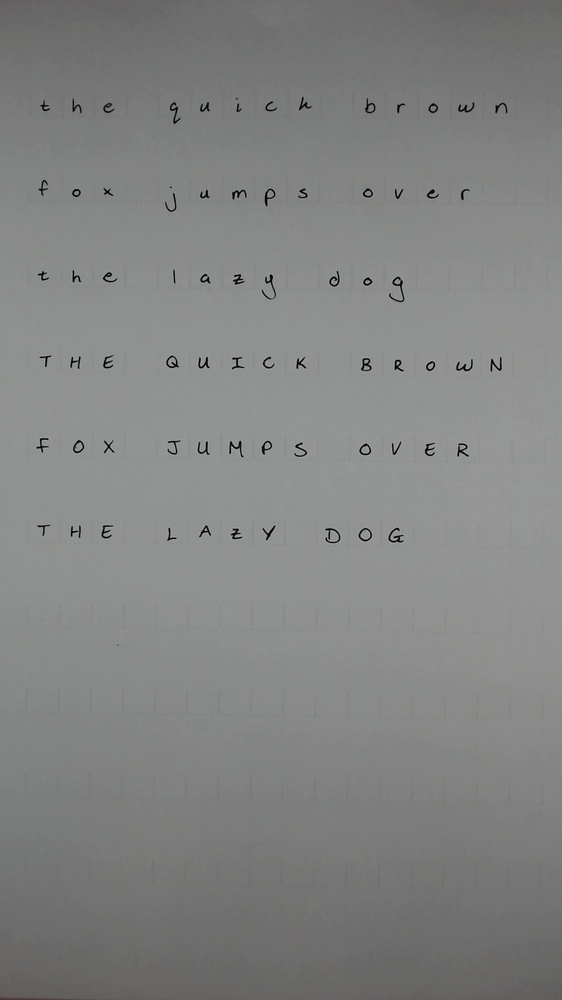
#> input picture Final Writing Code/dewaldFox.jpg, 562 x 1000 px, shrunk from 1080 x 1920 before the run
$ python cannyEdgeDetection.py
#> lines starting #> are read from the running program, lines starting #| are printed output that depends on the picture; after the words box and inside, x2 and y2 are one past the last pixel; in counts of white or black regions, pixels touching at a corner belong together
### Final Writing Code/gaussianBlur.py
import numpy as np
import PIL.Image as Image
import cv2
from scipy.ndimage import convolve


# [29 lines left out: functions pixelBlur, myGaussBlur, not called in this run]


def convGaussBlur(img, sigma=1.0):
    x, y = np.mgrid[-5:6, -5:6]
    kernel = np.exp(-((x ** 2 + y ** 2) / (2.0 * sigma ** 2))) * (1 / (2.0 * np.pi * sigma ** 2))
    return convolve(img, kernel)


# [7 lines that do not run on import are left out]

### Final Writing Code/cannyEdgeDetection.py
from gaussianBlur import convGaussBlur
import numpy as np
import PIL.Image as Image
from scipy.ndimage import convolve
import time
# from numba import njit


def sobel_filters(img):
    Kx = [[-1, 0, 1],
          [-2, 0, 2],
          [-1, 0, 1]]
    Kx = np.array(Kx, np.float32)
    Ky = [[1, 2, 1],
          [0, 0, 0],
          [-1, -2, -1]]
    Ky = np.array(Ky, np.float32)

    Ix = convolve(img, Kx)
    Iy = convolve(img, Ky)

    MagnitudeG = np.hypot(Ix, Iy)  # sqrt(Ix**2 + Iy**2)
    MagnitudeG = MagnitudeG / MagnitudeG.max() * 255.0  # normalize to 0-255
    directionTheta = np.arctan2(Iy, Ix)
    return MagnitudeG, directionTheta


# @njit
def findAngle(angle):
    if (0 <= angle < 22.5) or (157.5 <= angle <= 180):
        return 0
    elif 22.5 <= angle < 67.5:
        return 45
    elif 67.5 <= angle < 112.5:
        return 90
    elif 112.5 <= angle < 157.5:
        return 135


# @njit
def non_max_suppression(img, angle):
    """
    Done to create thin edges instead of thick ones
    img: gradient magnitude
    D: gradient direction
    returns: image but with thin edges
    """
    rows, cols = img.shape
    canvas = np.zeros((rows, cols), dtype=np.int32)
    # angle = D * 180. / np.pi  # convert angles into degrees
    # angle[angle < 0] += 180

    for i in range(1, rows - 1):
        for j in range(1, cols - 1):
            neighborPixels = (0, 0)

            angleVal = findAngle(angle[i, j])

            if angleVal == 0:
                neighborPixels = (img[i, j + 1], img[i, j - 1])
            elif angleVal == 45:
                neighborPixels = (img[i - 1, j + 1], img[i + 1, j - 1])
            elif angleVal == 90:
                neighborPixels = (img[i - 1, j], img[i + 1, j])
            elif angleVal == 135:
                neighborPixels = (img[i - 1, j - 1], img[i + 1, j + 1])

            if img[i, j] >= max(neighborPixels):
                canvas[i, j] = img[i, j]

    return canvas


def threshold(img, lowThresholdRatio=0.09, highThresholdRatio=0.17):
    highThreshold = img.max() * highThresholdRatio
    lowThreshold = highThreshold * lowThresholdRatio
    # highThreshold = 150
    # lowThreshold = 30

    canvas = np.zeros((img.shape[0], img.shape[1]), dtype=np.uint32)

    canvas[img >= highThreshold] = 255
    canvas[(img <= highThreshold) & (img >= lowThreshold)] = 100

    return canvas


def hasStrongNeighbour(img, x, y):
    p1 = img[x + 1, y - 1]
    p2 = img[x + 1, y]
    p3 = img[x + 1, y + 1]
    p4 = img[x, y - 1]
    p5 = img[x, y + 1]
    p6 = img[x - 1, y - 1]
    p7 = img[x - 1, y]
    p8 = img[x - 1, y + 1]
    pixels = np.array([p1, p2, p3, p4, p5, p6, p7, p8])
    if pixels.any() == 255:
        return True
    else:
        return False


def hysteresis(img, weak=100, strong=255):
    for i in range(1, img.shape[0]-1):
        for j in range(1, img.shape[1]-1):
            if img[i, j] == weak:
                if hasStrongNeighbour(img, i, j):
                    img[i, j] = strong
                else:
                    img[i, j] = 0
    return img


def myCanny(img, sigma=1.4, lowThresholdRatio=0.09, highThresholdRatio=0.17):
    """ REMEMBER TO CONVERT TO GRAYSCALE FIRST USING PIL.Image.convert("F") """
    img = convGaussBlur(img, sigma=sigma)
    img, DirTheta = sobel_filters(img)
    img = non_max_suppression(img, DirTheta)
    img = threshold(img, lowThresholdRatio=lowThresholdRatio, highThresholdRatio=highThresholdRatio)
    img = hysteresis(img)
    return img


if __name__ == "__main__":
    start = time.time()
    image = Image.open("dewaldFox.jpg").convert("F")
    # image.show()
    image = np.array(image)
    image = convGaussBlur(image, sigma=1.4)
    image, Theta = sobel_filters(image)
#> in sobel_filters, `Ix = convolve(img, Kx)`:
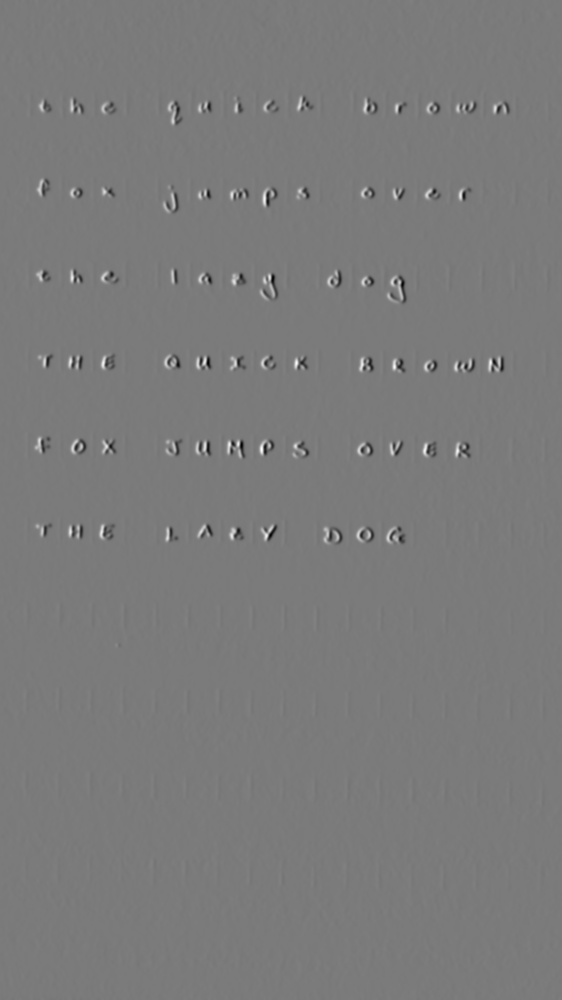
#> Ix: shape (1000, 562) float32; min -224.8, max 240.5, mean 0; drawn with min black and max white
#> in sobel_filters, `MagnitudeG = np.hypot(Ix, Iy)`:
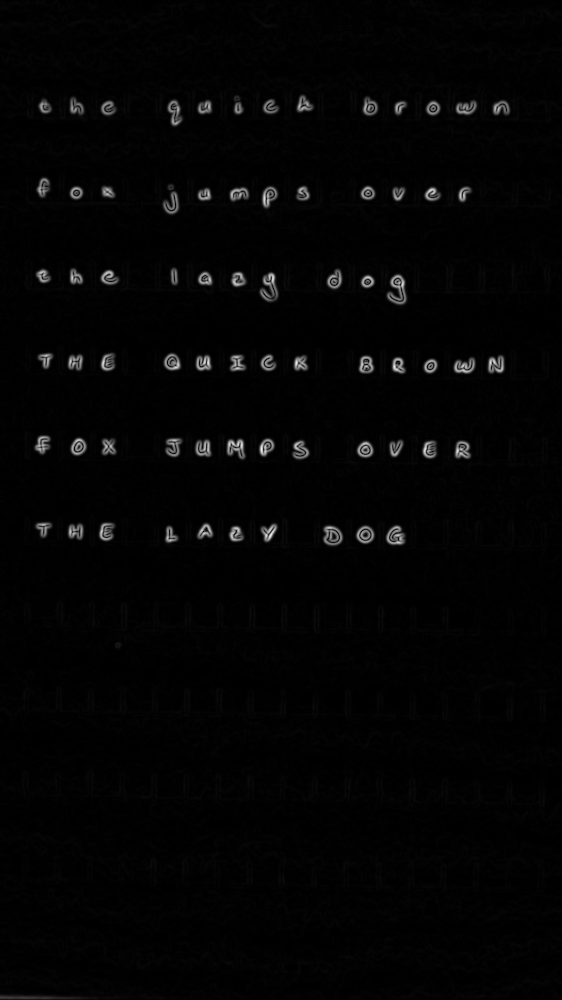
#> MagnitudeG: shape (1000, 562) float32; min 0, max 240.7, mean 4.5
#> in sobel_filters, `directionTheta = np.arctan2(Iy, Ix)`:
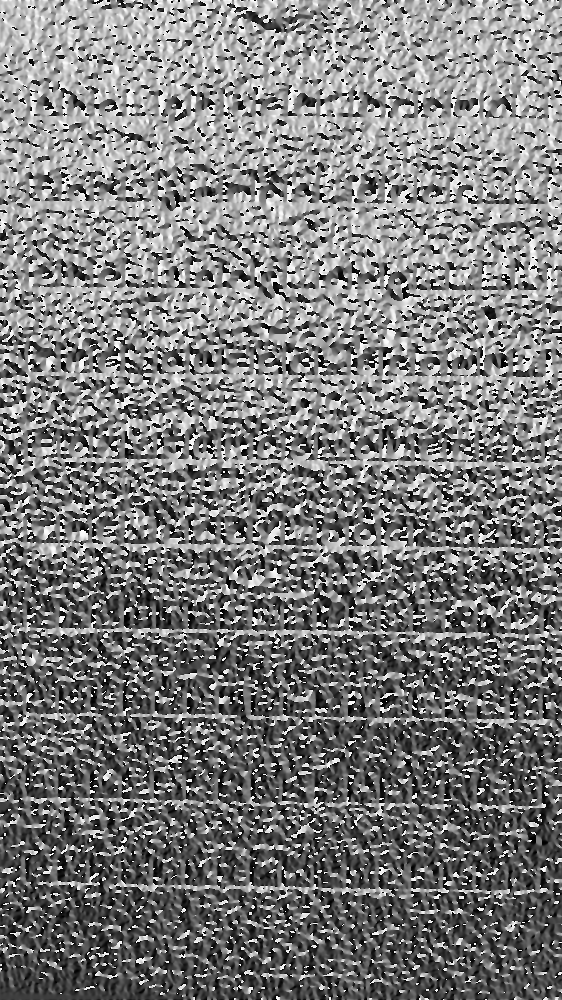
#> directionTheta: shape (1000, 562) float32; min -3.14, max 3.14, mean -0.0927; drawn with min black and max white
    angle = Theta * 180. / np.pi  # convert angles into degrees
    angle[angle < 0] += 180
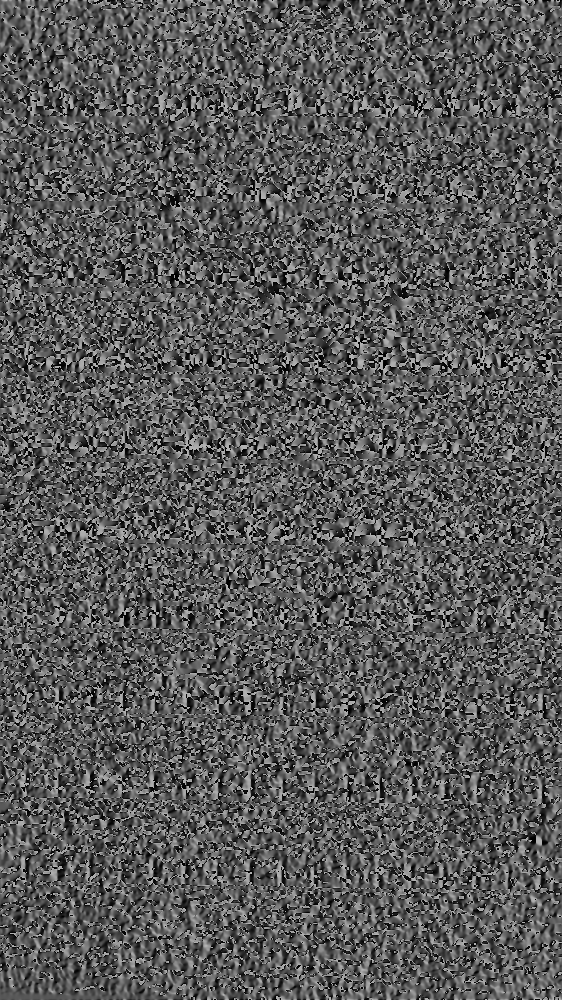
#> angle: shape (1000, 562) float32; min 0, max 180, mean 89.1
    image = non_max_suppression(image, angle)
#> after the loop in non_max_suppression, `for i in range(1, rows - 1):`:
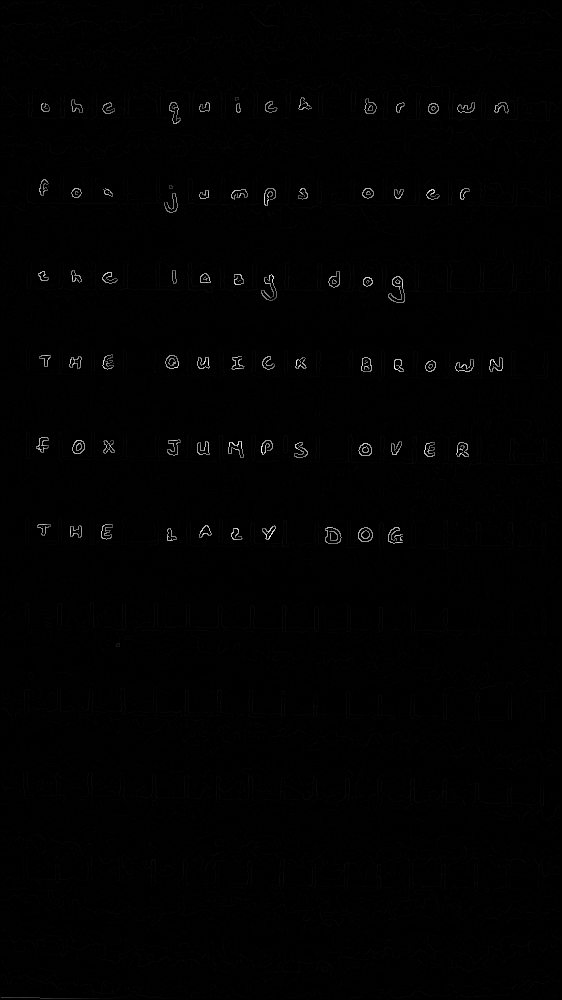
#> canvas: shape (1000, 562) int32; min 0, max 255, mean 1.6
    image = threshold(image)
#> in threshold, `highThreshold = img.max() * highThresholdRatio`: highThreshold = 43.35
#> in threshold, `lowThreshold = highThreshold * lowThresholdRatio`: lowThreshold = 3.9
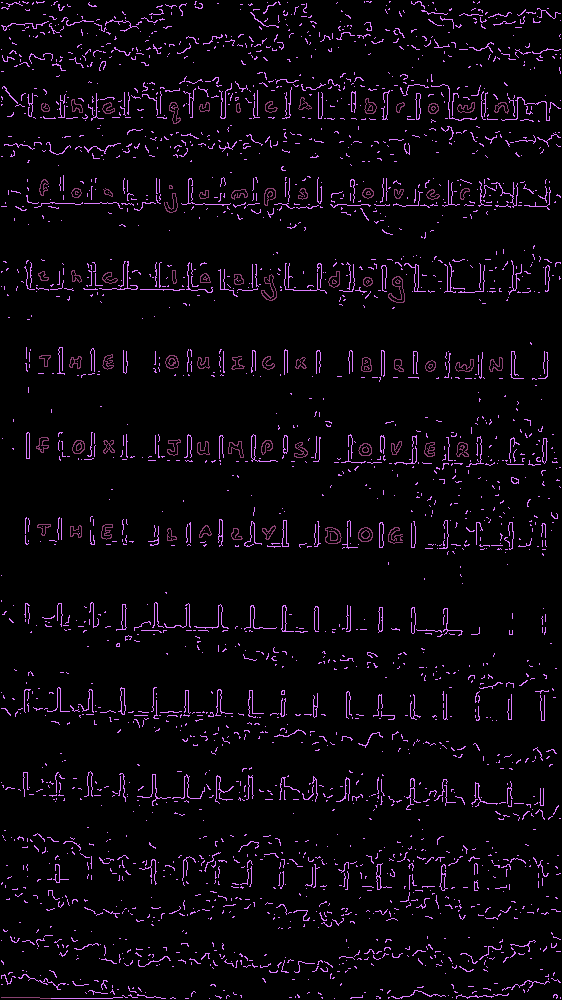
#> image: shape (1000, 562) uint32; 3 distinct labels, from 0 to 255; one colour per label, 0 black
    image = hysteresis(image)
#> after the loop in hysteresis, `for i in range(1, img.shape[0]-1):`:
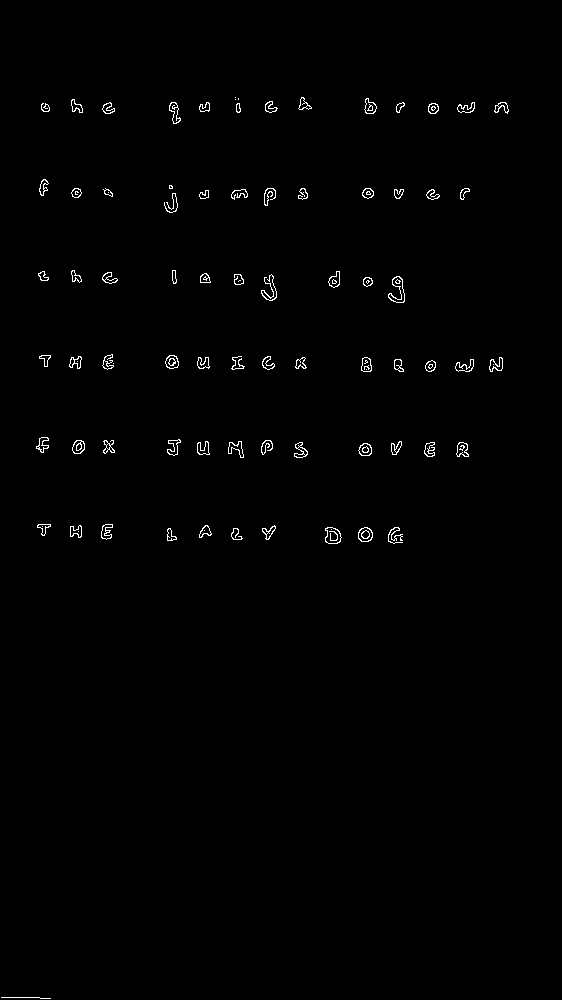
#> img: shape (1000, 562) uint32; 0.75% white in thin lines or dots, all inside (x1, y1, x2, y2) = (1, 97, 509, 999)
    image = np.array(image)
    image = Image.fromarray(image)
    image.show()
    print("Time taken: %f" % (time.time() - start))
